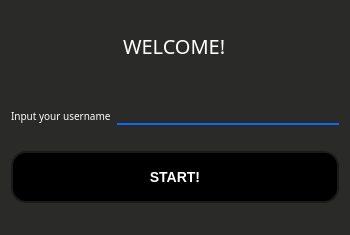
<?xml version="1.0" encoding="UTF-8"?>
<ui version="4.0">
 <class>firstInitialisation</class>
 <widget class="QDialog" name="firstInitialisation">
  <property name="geometry">
   <rect>
    <x>0</x>
    <y>0</y>
    <width>350</width>
    <height>235</height>
   </rect>
  </property>
  <property name="windowTitle">
   <string>Dialog</string>
  </property>
  <property name="styleSheet">
   <string notr="true">background-color:rgb(42,42,41);</string>
  </property>
  <layout class="QVBoxLayout" name="verticalLayout">
   <item>
    <spacer name="verticalSpacer_2">
     <property name="orientation">
      <enum>Qt::Vertical</enum>
     </property>
     <property name="sizeHint" stdset="0">
      <size>
       <width>20</width>
       <height>40</height>
      </size>
     </property>
    </spacer>
   </item>
   <item alignment="Qt::AlignHCenter|Qt::AlignTop">
    <widget class="QLabel" name="label">
     <property name="font">
      <font>
       <family>Agency FB</family>
       <pointsize>-1</pointsize>
      </font>
     </property>
     <property name="styleSheet">
      <string notr="true">color:white;
font-size:20px;</string>
     </property>
     <property name="text">
      <string>WELCOME!</string>
     </property>
    </widget>
   </item>
   <item>
    <spacer name="verticalSpacer_5">
     <property name="orientation">
      <enum>Qt::Vertical</enum>
     </property>
     <property name="sizeHint" stdset="0">
      <size>
       <width>20</width>
       <height>40</height>
      </size>
     </property>
    </spacer>
   </item>
   <item>
    <spacer name="verticalSpacer_3">
     <property name="orientation">
      <enum>Qt::Vertical</enum>
     </property>
     <property name="sizeHint" stdset="0">
      <size>
       <width>20</width>
       <height>40</height>
      </size>
     </property>
    </spacer>
   </item>
   <item>
    <layout class="QFormLayout" name="formLayout">
     <item row="0" column="0">
      <widget class="QLabel" name="label_2">
       <property name="font">
        <font>
         <family>Agency FB</family>
         <pointsize>-1</pointsize>
        </font>
       </property>
       <property name="styleSheet">
        <string notr="true">color:white;
font-size:10px;</string>
       </property>
       <property name="text">
        <string>Input your username</string>
       </property>
      </widget>
     </item>
     <item row="0" column="1">
      <widget class="QLineEdit" name="lineEdit">
       <property name="styleSheet">
        <string notr="true">color:white;
font-size:10px;
border-style: solid;
border-width: 0 0 2px 0; 
border-color: rgb(20, 100, 246);</string>
       </property>
      </widget>
     </item>
    </layout>
   </item>
   <item>
    <spacer name="verticalSpacer_4">
     <property name="orientation">
      <enum>Qt::Vertical</enum>
     </property>
     <property name="sizeHint" stdset="0">
      <size>
       <width>20</width>
       <height>40</height>
      </size>
     </property>
    </spacer>
   </item>
   <item>
    <widget class="QPushButton" name="pushButton">
     <property name="styleSheet">
      <string notr="true">QPushButton{
  background-color: #000000;
  border: 2px solid #1A1A1A;
  border-radius: 15px;
  color: #FFFFFF;
  font-size: 14px;
  font-weight: 600;
  margin: 0;
  min-height: 16px;
  padding: 16px 24px;
  text-align: center;
  transition: all 300ms cubic-bezier(.23, 1, 0.32, 1);
  width: 100%;
}

QPushButton:hover {
  background-color: #333333;
  border: 2px solid #555555;
  box-shadow: 0 8px 15px rgba(0, 0, 0, 0.25);
}

QPushButto:pressed {
  background-color: #FF6347;
         border: 2px solid #FF4500;
        box-shadow: 0 4px 8px rgba(0, 0, 0, 0.5);
}

QPushButton {
  outline: none; 
}</string>
     </property>
     <property name="text">
      <string>START!</string>
     </property>
    </widget>
   </item>
   <item>
    <spacer name="verticalSpacer">
     <property name="orientation">
      <enum>Qt::Vertical</enum>
     </property>
     <property name="sizeHint" stdset="0">
      <size>
       <width>20</width>
       <height>40</height>
      </size>
     </property>
    </spacer>
   </item>
  </layout>
 </widget>
 <resources/>
 <connections/>
</ui>
